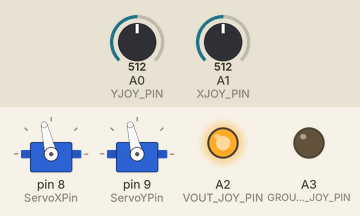
Recording of a sketch running on a simulated Arduino Uno, built with avr-gcc and run on an emulated ATmega328P. On the bench: 2 × servo, output pins drawn as LEDs (lit = HIGH). Inputs (shaded band) come from the test bench; at power-on: A0 (YJOY_PIN) = 512, A1 (XJOY_PIN) = 512.

Above: at 1.2 s.
1.3 s: A0 (YJOY_PIN) set to 716
At 1.7 s:
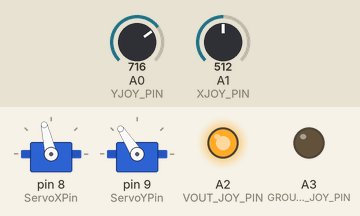
2.9 s: A1 (XJOY_PIN) set to 716
At 4.2 s:
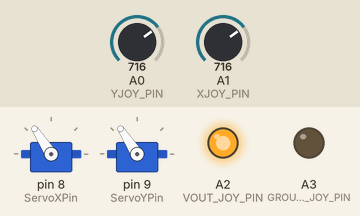
4.5 s: A0 (YJOY_PIN) set to 900
At 5.5 s:
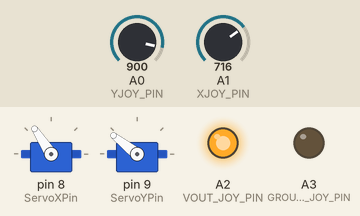
6.1 s: A1 (XJOY_PIN) set to 900
At 6.8 s:
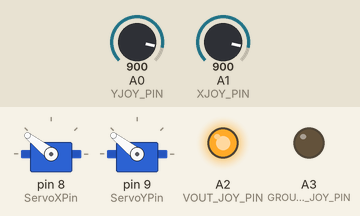
7.7 s: A0 (YJOY_PIN) set to 511
At 8.2 s:
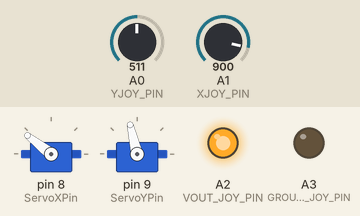
9.3 s: A1 (XJOY_PIN) set to 306
At 10.7 s:
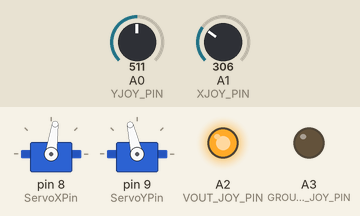
Timing chart, 0 to 11.9 s (numbered marks = the images above; inputs shaded):
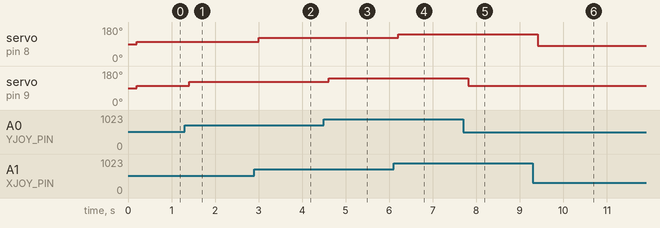

The sketch:

Arduino_Uno_ServoMotor.ino
```cpp
#include <Servo.h>
Servo myServoX;
Servo myServoY;
int ServoXPin = 8;
int ServoYPin = 9;

#define GROUND_JOY_PIN A3            //joystick ground pin will connect to Arduino analog pin A3
#define VOUT_JOY_PIN A2              //joystick +5 V pin will connect to Arduino analog pin A2
#define XJOY_PIN A1                  //X axis reading from joystick will go into analog pin A1
#define YJOY_PIN A0

void setup()
{
 Serial.begin(9600);
 pinMode(VOUT_JOY_PIN, OUTPUT) ;    //pin A3 shall be used as output
 pinMode(GROUND_JOY_PIN, OUTPUT) ;  //pin A2 shall be used as output
 digitalWrite(VOUT_JOY_PIN, HIGH) ; //set pin A3 to high (+5V)
 digitalWrite(GROUND_JOY_PIN,LOW) ; //set pin A3 to low (ground)
 digitalWrite(2,HIGH);
 myServoX.attach(ServoXPin);
 myServoY.attach(ServoYPin);
}

void loop()
{
 delay(200);
 int joystickXVal = analogRead(XJOY_PIN) ;  //read joystick input on pin A1
 int joystickYVal = analogRead(YJOY_PIN);
 myServoX.write((joystickXVal+520)/10);      //write the calculated value to the servo
 myServoY.write((joystickYVal+520)/10);
}
```

Measured:
- after the input at 1.3 s, servo on pin 9 (ServoYPin): 103° → 123° after 0.10 s
- after the input at 2.9 s, servo on pin 8 (ServoXPin): 103° → 123° after 0.11 s
- after the input at 4.5 s, servo on pin 9 (ServoYPin): 123° → 142° after 0.11 s
- after the input at 6.1 s, servo on pin 8 (ServoXPin): 123° → 142° after 0.11 s
- after the input at 7.7 s, servo on pin 9 (ServoYPin): 142° → 103° after 0.12 s
- after the input at 9.3 s, servo on pin 8 (ServoXPin): 142° → 82° after 0.12 s
